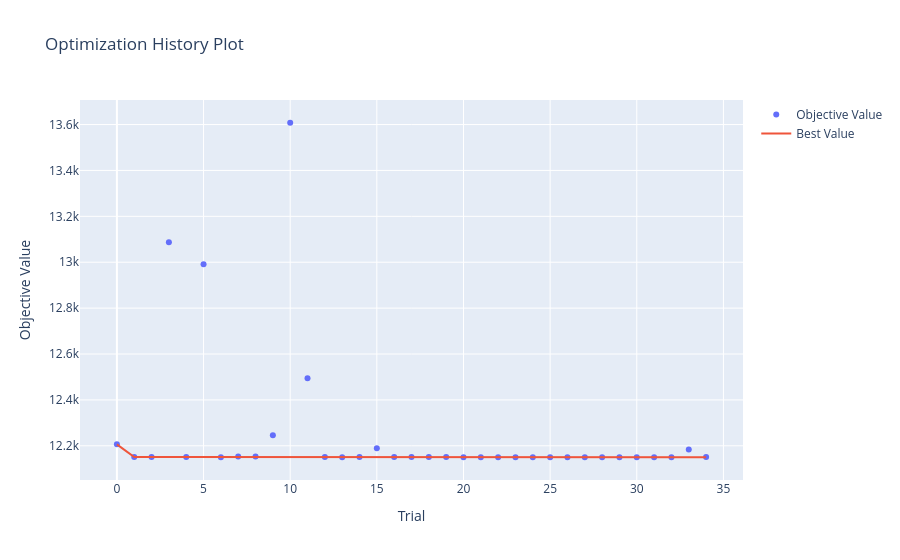

Notebook code for this chart:
### Code cell
lr_study, lr_best_params, lr_best_score = tune_elastic_net(
    x_train_scaled, y_train_scaled, x_val_scaled, y_val_scaled, n_trials=35, metric='rmse'
)

# Visualize optimization history
fig = plot_optimization_history(lr_study).show()
print(f"\n✅ Optimization Complete!")
print(f"Best AUC-ROC (CV): {lr_best_score:.4f}")
print(f"\nBest Hyperparameters:")
for param, value in lr_best_params.items():
    print(f"  • {param}: {value}")

# Save Optuna results
optuna_results_lr = {
    'lr_best_params': lr_best_params,
    'lr_best_score': lr_best_score,
    'n_trials': len(lr_study.trials),
    'trials_df': lr_study.trials_dataframe(attrs=('number', 'value', 'params', 'user_attrs'))
}

optuna_results_lr['trials_df'].to_csv(os.path.join(MODELS_DIR, 'lr_optuna_trials.csv'), index=False)
optuna_results_lr['trials_df'].sort_values('value', ascending=False).head(10)

### Figure 1 — Plotly figure (JSON) as saved in the notebook; plotly's stock layout.template omitted (floating-point values rounded to 4 significant figures)
{"data": [{"mode": "markers", "name": "Objective Value", "type": "scatter", "x": [0, 1, 2, 3, 4, 5, 6, 7, 8, 9, 10, 11, 12, 13, 14, 15, 16, 17, 18, 19, 20, 21, 22, 23, 24, 25, 26, 27, 28, 29, 30, 31, 32, 33, 34], "y": [12210.0, 12150.0, 12150.0, 13090.0, 12150.0, 12990.0, 12150.0, 12150.0, 12150.0, 12250.0, 13610.0, 12490.0, 12150.0, 12150.0, 12150.0, 12190.0, 12150.0, 12150.0, 12150.0, 12150.0, 12150.0, 12150.0, 12150.0, 12150.0, 12150.0, 12150.0, 12150.0, 12150.0, 12150.0, 12150.0, 12150.0, 12150.0, 12150.0, 12180.0, 12150.0]}, {"mode": "lines", "name": "Best Value", "type": "scatter", "x": [0, 1, 2, 3, 4, 5, 6, 7, 8, 9, 10, 11, 12, 13, 14, 15, 16, 17, 18, 19, 20, 21, 22, 23, 24, 25, 26, 27, 28, 29, 30, 31, 32, 33, 34], "y": [12210.0, 12150.0, 12150.0, 12150.0, 12150.0, 12150.0, 12150.0, 12150.0, 12150.0, 12150.0, 12150.0, 12150.0, 12150.0, 12150.0, 12150.0, 12150.0, 12150.0, 12150.0, 12150.0, 12150.0, 12150.0, 12150.0, 12150.0, 12150.0, 12150.0, 12150.0, 12150.0, 12150.0, 12150.0, 12150.0, 12150.0, 12150.0, 12150.0, 12150.0, 12150.0]}, {"marker": {"color": "#cccccc"}, "mode": "markers", "name": "Infeasible Trial", "showlegend": false, "type": "scatter", "x": [], "y": []}], "layout": {"title": {"text": "Optimization History Plot"}, "xaxis": {"title": {"text": "Trial"}}, "yaxis": {"title": {"text": "Objective Value"}}}}
